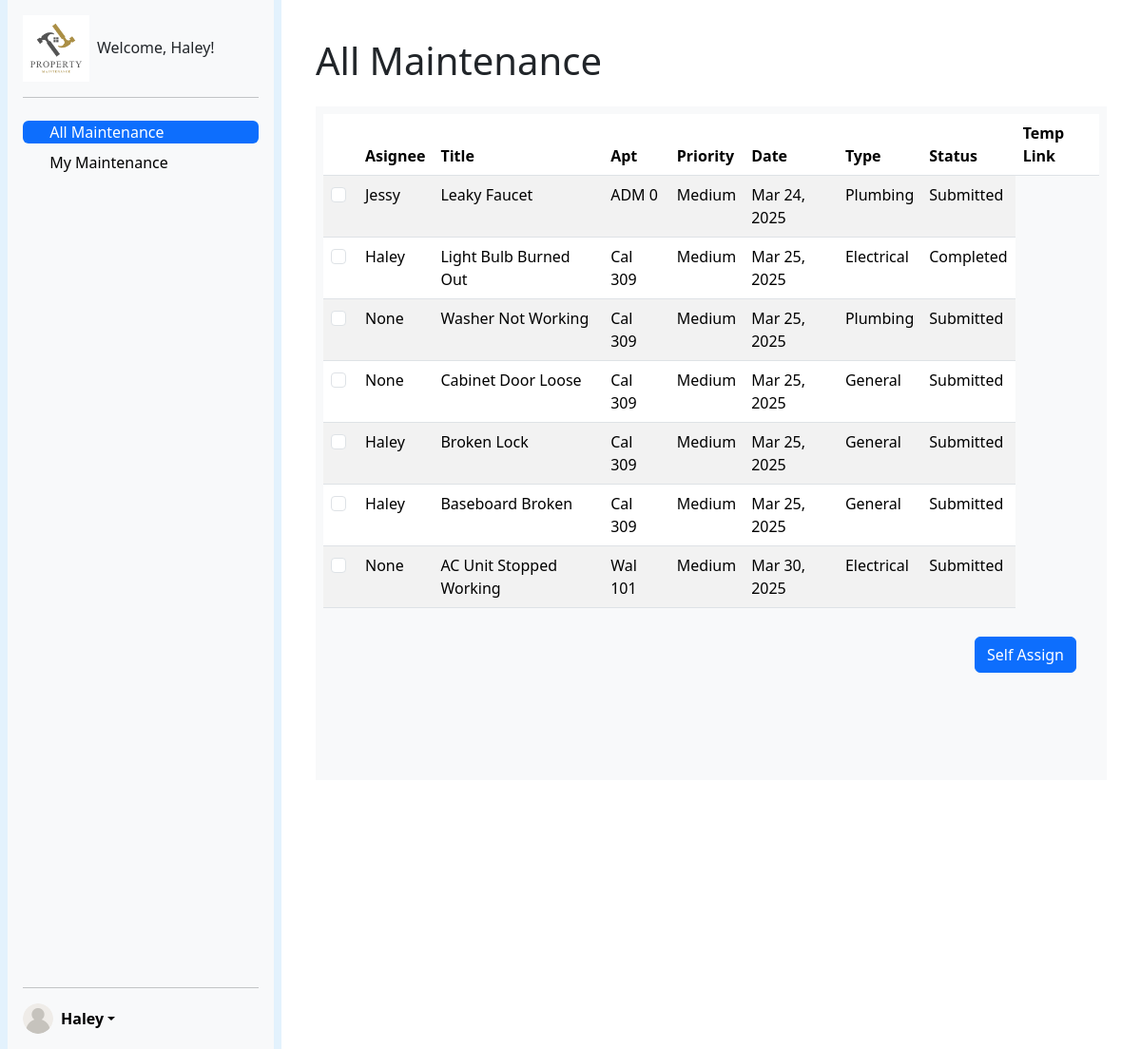
The app's page /admin-dashboard/ (signed in) with its own data.
### ticketsystem/models.py (models this page shows, shortened)
class Ticket(models.Model):
    title = models.CharField(max_length=200)
    description = models.TextField()
    CATEGORY_CHOICES = [
        ('electrical', 'Electrical'),
        ('plumbing', 'Plumbing'),
        ('general', 'General'),
    ]
    category = models.CharField(max_length=20, choices=CATEGORY_CHOICES)
    STATUS_CHOICES = [
        ('submitted', 'Submitted'),
        ('in_progress', 'In Progress'),
        ('completed', 'Completed'),
    ]
    status = models.CharField(max_length=20, choices=STATUS_CHOICES, default='submitted')
    PRIORITY_CHOICES = [
        ('low', 'Low'),
        ('medium', 'Medium'),
        ('high', 'High'),
    ]
    priority = models.CharField(max_length=10, choices=PRIORITY_CHOICES, default='medium')
    created_date = models.DateTimeField(auto_now_add=True)
    updated_date = models.DateTimeField(auto_now=True)
    completed_date = models.DateTimeField(null=True, blank=True) # based on status
    image = models.ImageField(upload_to='ticket_images/', null=True, blank=True)
    submitter = models.ForeignKey(settings.AUTH_USER_MODEL, on_delete=models.CASCADE, related_name='submitted_tickets')
    assigned_admin = models.ForeignKey(settings.AUTH_USER_MODEL, on_delete=models.SET_NULL, null=True, blank=True, related_name='assigned_tickets')

class UserProfile(models.Model):
    user = models.OneToOneField(User, on_delete=models.CASCADE)
    ROLE_CHOICES = [
        ('tenant', 'Tenant'),
        ('admin', 'Admin'),
    ]
    role = models.CharField(max_length=10, choices=ROLE_CHOICES, default='tenant')
    building_name = models.CharField(max_length=100, blank=True, null=True)
    apartment_number = models.CharField(max_length=10, blank=True, null=True)
    employee_id = models.CharField(max_length=100, blank=True, null=True)

### ticketsystem/views.py (the view, shortened to what this page needs)
# urls.py: path('admin-dashboard/', admin_dashboard, name='admin_dashboard'),
@login_required(login_url="/")
def admin_dashboard(request):
    userProfile = UserProfile.objects.get(user=request.user)
    if userProfile.role == "tenant":
        return redirect('tenant_dashboard')
    context = {
        'user': request.user,
        'tickets': Ticket.objects.all()
    }
    return render(request, 'admin_dashboard.html', context)

### ticketsystem/templates/admin_dashboard.html (shortened to what this page needs)
{% load static %}
<!DOCTYPE html>
<html>
<head>
    {% load bootstrap5 %}
    {% bootstrap_css %}
</head>
<body>
    <div class="container-fluid">
        <div class="row flex-nowrap">
            <div class="col-auto  px-sm-2 px-0" style="background-color: #e3f2fd;">
                <div class="d-flex flex-column flex-shrink-0 p-3 bg-body-tertiary min-vh-100" style="width: 280px;">
                    <div class="d-flex align-items-center mb-3 mb-md-0 me-md-auto text-decoration" style="max-width:270px;">
                        <img src="../../media/logo_light.png" class="bi pe-none me-2" style="max-width:70px;" alt="Property Maintenance">
                        <span class="navbar-brand mb-0 h1 text-wrap">Welcome, {{ user.username|capfirst }}!</span>
                    </div>
                    <hr>
                    <ul class="nav nav-pills flex-column mb-auto">
                    <li class="nav-item mt-2 rounded">
                        <a href="#" class="nav-link list-group-item list-group-item-action active" aria-current="page">
                        <svg class="bi pe-none me-2" width="16" height="16"><use xlink:href="#home"></use></svg>
                        All Maintenance
                        </a>
                    </li>
                    <li class="nav-item mt-2 t-2 rounded">
                        <a href="#" class="nav-link list-group-item list-group-item-action link-body-emphasis">
                        <svg class="bi pe-none me-2" width="16" height="16"><use xlink:href="#speedometer2"></use></svg>
                        My Maintenance
                        </a>
                    </li>
                    </ul>
                    <hr>
                    <div class="dropdown">
                    <a class="d-flex align-items-center link-body-emphasis text-decoration-none dropdown-toggle" data-bs-toggle="dropdown" aria-expanded="false">
                        <img src="../../media/user_icon.png" alt="" width="32" height="32" class="rounded-circle me-2">
                        <strong>{{ user.username|capfirst }}</strong>
                    </a>
                    </div>
                </div>
            </div>
            <div class="col py-3">
                <h1 class="m-4">All Maintenance</h1>
                <div class="d-flex m-4 p-2 justify-content-center bg-light h-70 d-inline-block ">
                    <form method="POST" class="w-100">
                        <div class="w-100 h-75 d-inline-block table-responsive">
                        <table class="table table-striped overflow-auto">
                            <thead>
                            <tr>
                                <th scope="col"></th>
                                <th scope="col">Asignee</th>
                                <th scope="col">Title</th>
                                <th scope="col">Apt</th>
                                <th scope="col">Priority</th>
                                <th scope="col">Date</th>
                                <th scope="col">Type</th>
                                <th scope="col">Status</th>
                                <th scope="col">Temp Link</th>
                            </tr>
                            </thead>
                            <tbody>
                                {% for ticket in tickets %}
                                    <tr>
                                        <th scope="row"><input class="form-check-input me-1"  type="checkbox" name="my_checkboxes[]" value="{{ ticket.id }}" aria-label="checkbox"></th>
                                        <td>{{ ticket.assigned_admin|capfirst }}</td>
                                        <td>{{ ticket.title|capfirst }}</td>
                                        <td>{{ ticket.submitter.userprofile.building_name|slice:3 }} {{ ticket.submitter.userprofile.apartment_number }}</td>
                                        <td>{{ ticket.priority|capfirst }}</td>
                                        <td>{{ ticket.created_date|date:"M d, Y" }}</td>
                                        <td>{{ ticket.category|capfirst }}</td>
                                        <td>{{ ticket.status|capfirst }}</td>
                                    </tr>
                                {% endfor %}
                            </tbody>
                        </table>
                    </div>
                        <div class="d-flex justify-content-end m-4">
                            <button type="submit" class="btn btn-primary">Self Assign</button>
                        </div>
                    </form>
                </div>
            </div>
        </div>
    </div>
</body>
</html>

### records on screen
Ticket: assigned_admin "Jessy", title "Leaky Faucet", submitter.userprofile.building_name "ADM", submitter.userprofile.apartment_number "0", priority "Medium", created_date "Mar 24, 2025", category "Plumbing", status "Submitted"
Ticket: assigned_admin "Haley", title "Light Bulb Burned Out", submitter.userprofile.building_name "Cal", submitter.userprofile.apartment_number "309", priority "Medium", created_date "Mar 25, 2025", category "Electrical", status "Completed"
Ticket: assigned_admin "None", title "Washer Not Working", submitter.userprofile.building_name "Cal", submitter.userprofile.apartment_number "309", priority "Medium", created_date "Mar 25, 2025", category "Plumbing", status "Submitted"
Ticket: assigned_admin "None", title "Cabinet Door Loose", submitter.userprofile.building_name "Cal", submitter.userprofile.apartment_number "309", priority "Medium", created_date "Mar 25, 2025", category "General", status "Submitted"
Ticket: assigned_admin "Haley", title "Broken Lock", submitter.userprofile.building_name "Cal", submitter.userprofile.apartment_number "309", priority "Medium", created_date "Mar 25, 2025", category "General", status "Submitted"
Ticket: assigned_admin "Haley", title "Baseboard Broken", submitter.userprofile.building_name "Cal", submitter.userprofile.apartment_number "309", priority "Medium", created_date "Mar 25, 2025", category "General", status "Submitted"
Ticket: assigned_admin "None", title "AC Unit Stopped Working", submitter.userprofile.building_name "Wal", submitter.userprofile.apartment_number "101", priority "Medium", created_date "Mar 30, 2025", category "Electrical", status "Submitted"

### other values on screen
{{ user.username|capfirst }} "Haley"
